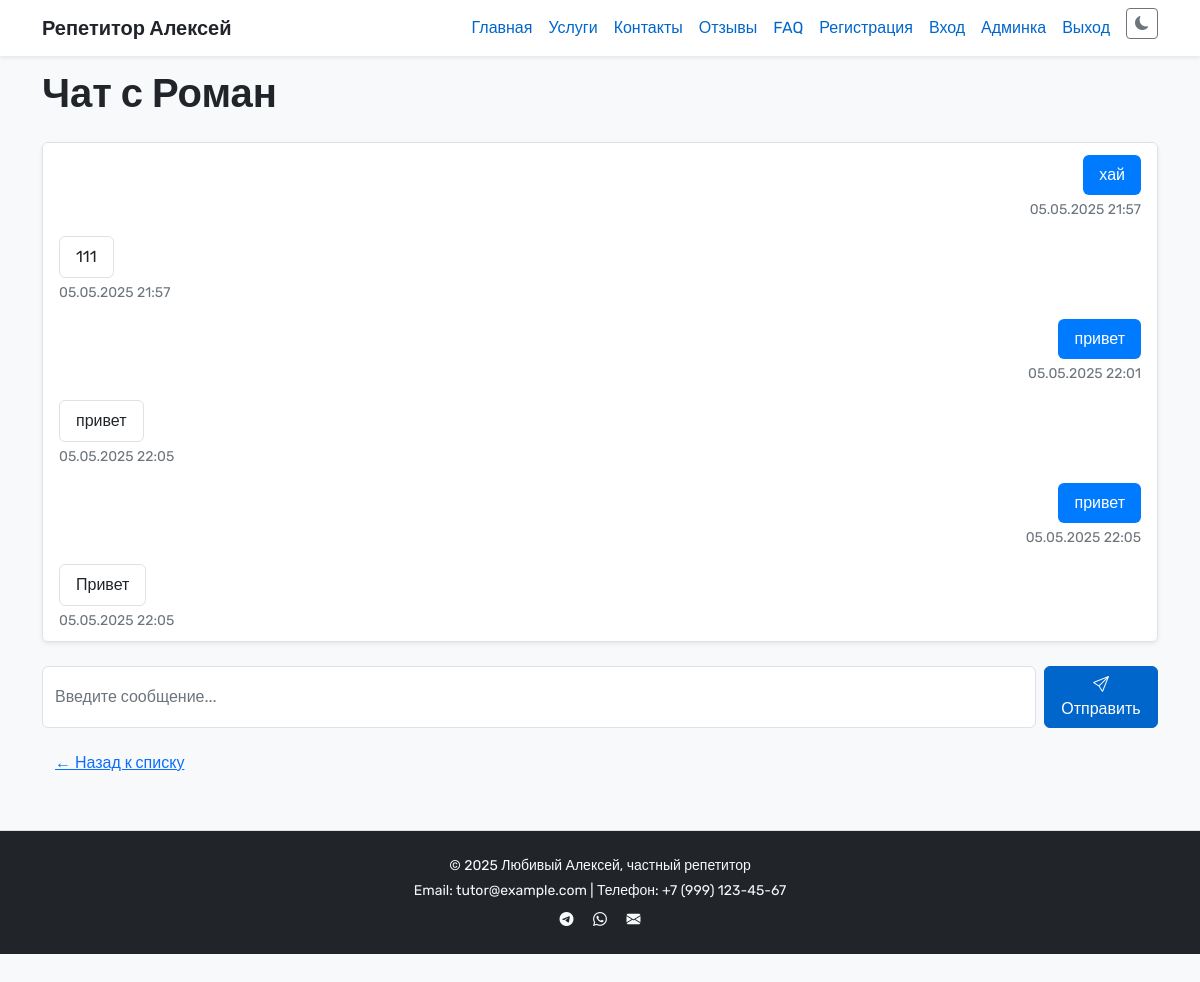
The page /admin/messages/1 (signed in) on the database its author committed.
### app.py (models this page shows, shortened)
class Student(db.Model):
    id = db.Column(db.Integer, primary_key=True)
    name = db.Column(db.String(100), nullable=False)
    email = db.Column(db.String(120), unique=True, nullable=False)
    password_hash = db.Column(db.String(200), nullable=False)

class Message(db.Model):
    id = db.Column(db.Integer, primary_key=True)
    sender = db.Column(db.String(20), nullable=False)  # "student" или "admin"
    student_id = db.Column(db.Integer, db.ForeignKey('student.id'), nullable=False)
    text = db.Column(db.Text, nullable=False)
    timestamp = db.Column(db.DateTime, default=datetime.now(timezone.utc))
    student = db.relationship("Student", backref="messages")

### app.py (the view)
@app.route("/admin/messages/<int:student_id>", methods=["GET", "POST"])
def admin_chat(student_id):
    if not session.get("logged_in"):
        return redirect("/login")
    student = Student.query.get_or_404(student_id)
    if request.method == "POST":
        msg = Message(sender="admin", student_id=student.id, text=request.form["message"])
        db.session.add(msg)
        db.session.commit()
        return "", 204  # Не перезагружаем страницу
    messages = Message.query.filter_by(student_id=student.id).order_by(Message.timestamp).all()
    return render_template("admin_chat.html", messages=messages, student=student, current_user="admin")

### app.py (called while the page is built)
@app.context_processor
def inject_now():
    return {'now': datetime.now}

### templates/admin_chat.html (shortened to what this page needs)
{% extends 'base.html' %}
{% block content %}
<h1 class="mb-4">Чат с {{ student.name }}</h1>
<div class="card shadow-sm mb-4" style="max-height: 500px; overflow-y: auto;" id="chat-container">
  <div class="card-body d-flex flex-column gap-3" id="chat-messages">
    {% include 'chat_messages.html' %}
  </div>
</div>
<form method="POST" class="d-flex gap-2">
  <input type="text" name="message" class="form-control" placeholder="Введите сообщение..." required>
  <button type="submit" class="btn btn-primary">
    <i class="bi bi-send"></i> Отправить
  </button>
</form>
<a href="/admin/messages" class="btn btn-link mt-3">← Назад к списку</a>
{% endblock %}

### templates/chat_messages.html
{% for msg in messages %}
  <div class="{% if msg.sender == current_user %}text-end{% else %}text-start{% endif %}">
    <div class="d-inline-block px-3 py-2 rounded"
         style="
           {% if msg.sender == current_user %}
             background-color: #007bff; color: white;
           {% else %}
             background-color: var(--card-bg); color: var(--text); border: 1px solid var(--border);
           {% endif %}
         ">
      {{ msg.text }}
    </div>
    <div class="small text-muted mt-1">
      {{ msg.timestamp.strftime('%d.%m.%Y %H:%M') }}
    </div>
  </div>
{% endfor %}

### templates/base.html (style rules this page uses)
:root[data-theme='light'] { --bg: #f8f9fa; --text: #212529; --card-bg: #ffffff; --border: #dee2e6; --link: #0066cc; --footer-bg: #f1f3f5; --footer-text: #6c757d; --navbar-bg: #ffffff; }
body { font-family: 'Rubik', sans-serif; background-color: var(--bg); color: var(--text); padding-top: 70px; }
h1, h2, h3, h4 { font-weight: 600; }
.nav-link, a { color: var(--link); }
.card, .border, .table, .form-control, .form-select, .accordion-item, .list-group-item { background-color: var(--card-bg); color: var(--text); border-color: var(--border); }
.card, .list-group-item { background-color: var(--card-bg) !important; color: var(--text) !important; border-color: var(--border) !important; }
.btn-primary { background-color: #0066cc; border-color: #0066cc; }
.form-control::placeholder { color: var(--footer-text); }
.form-control, .form-select { background-color: var(--card-bg); color: var(--text); }

### rows shown on the page
Student: name "Роман"
Message: text "хай", timestamp "05.05.2025 21:57"
Message: text "111", timestamp "05.05.2025 21:57"
Message: text "привет", timestamp "05.05.2025 22:01"
Message: text "привет", timestamp "05.05.2025 22:05"
Message: text "привет", timestamp "05.05.2025 22:05"
Message: text "Привет", timestamp "05.05.2025 22:05"
